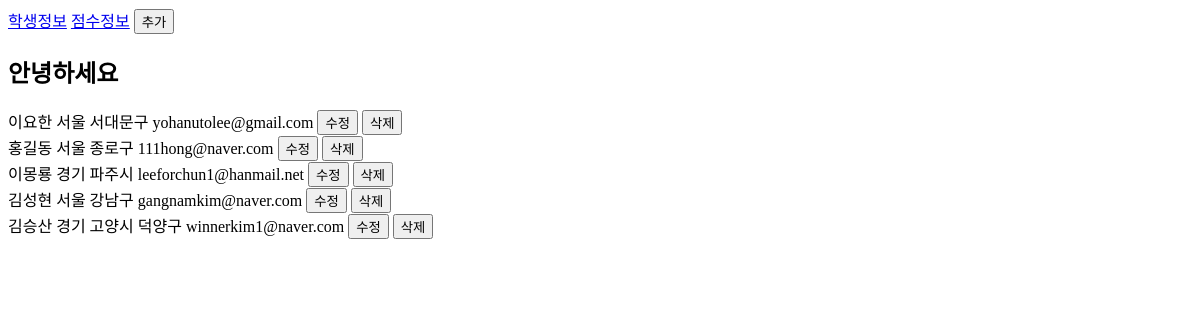
Page /first/students on the earlier database version.
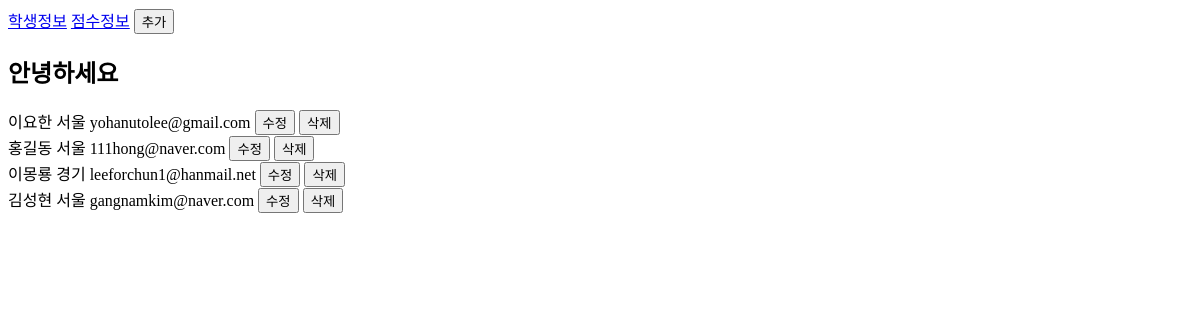
Same page on the later database version.
### first/models.py (models this page shows)
class Students(models.Model):
    name=models.CharField(max_length=10)
    address = models.CharField(max_length=50)
    email = models.CharField(max_length=30)

### first/views.py (the view)
# urls.py: path('students', views.students, name='students'),
def students(request):
    if request.method == 'GET':
        if request.GET.get('start') and request.GET.get('end'):
            start = int(request.GET['start'])
            end = int(request.GET['end'])
            students = Students.objects.filter(pk__range=(start, end))
        else:
            students = Students.objects.all()
        return render(request, 'first/students.html', {
            'text':'안녕하세요',
            'students': students
        })

### first/templates/first/students.html (shortened to what this page needs)
{% extends 'first/layout.html' %}
{% block content %}
<button id="student_add">추가</button>
        <h2>{{ text }}</h2>
        {% for student in students %}
        <div>
            {{ student.name }}
            {{ student.address }}
            {{ student.email }}
            <form id="form_mod" action="{% url 'first:students_modify' student.pk %}" method="POST">
                <input type="submit" value="수정"/></form>
            <form id="form_del" action="{% url 'first:students_del' %}" method="POST">
                <input type="submit" value="삭제"/></form>
        </div>
        {% endfor %}
{% endblock %}

Differences in the rows shown:
removed Students: name "김승산", address "경기 고양시 덕양구", email "winnerkim1@naver.com"
changed Students "이요한": address "서울 서대문구" → "서울"
changed Students "홍길동": address "서울 종로구" → "서울"
changed Students "이몽룡": address "경기 파주시" → "경기"
changed Students "김성현": address "서울 강남구" → "서울"
